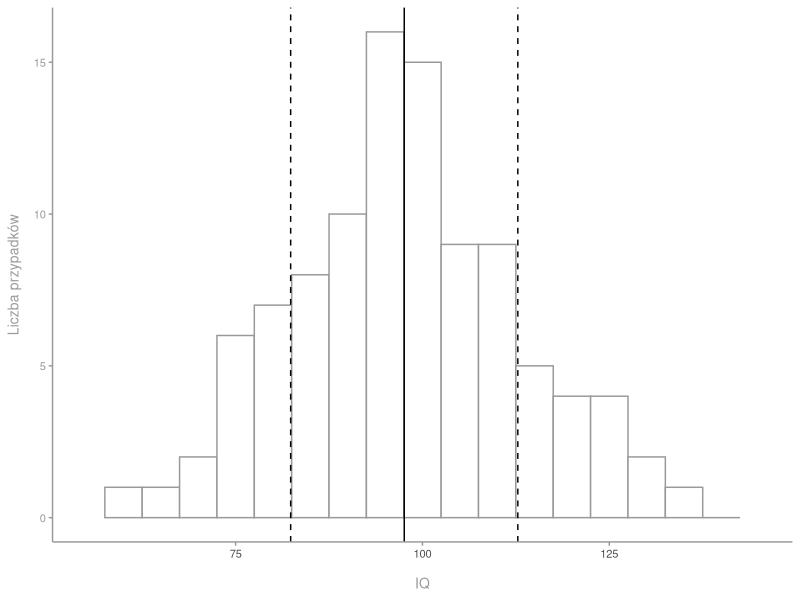
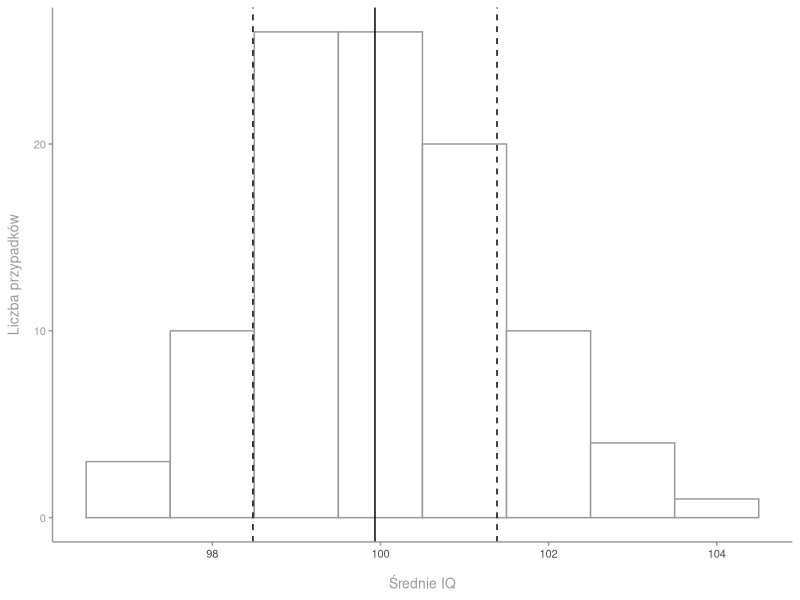
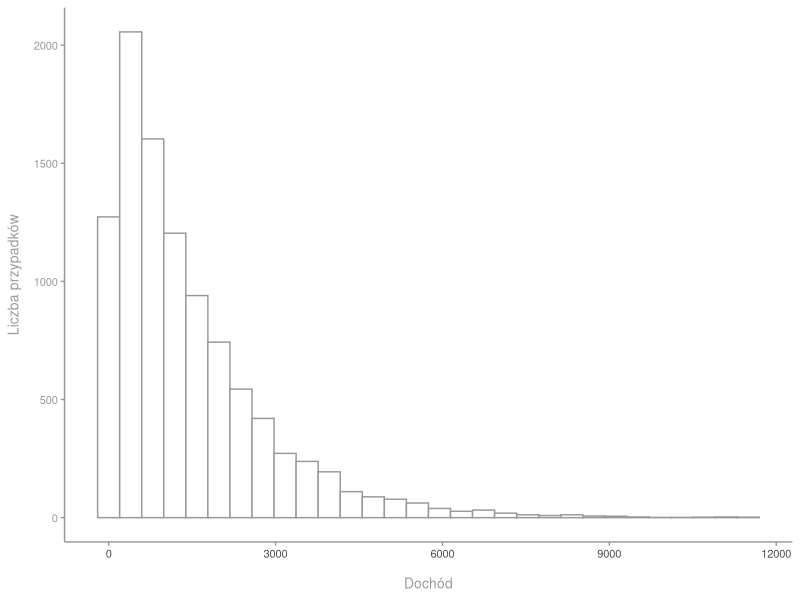
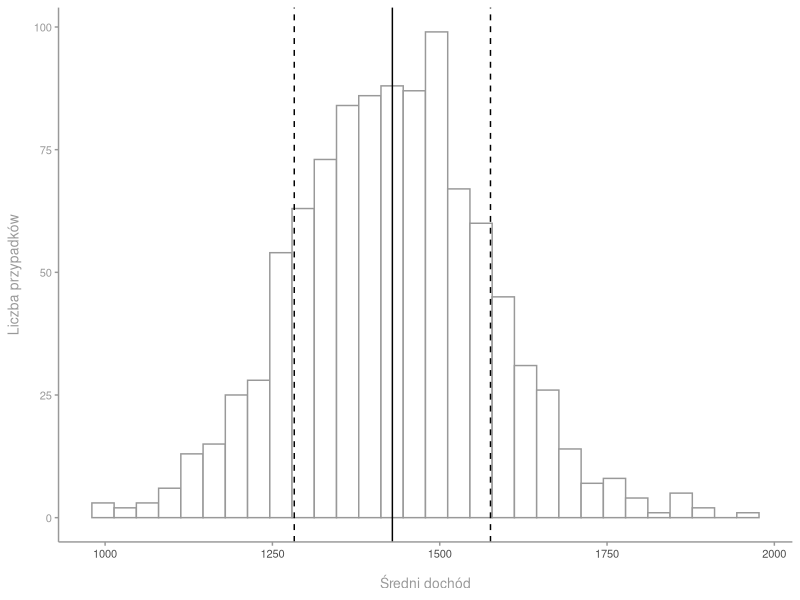

Reproduce these figures in R, in order.
## ---- chunk 1
#| label: setup
#| echo: false
#| warning: false

set.seed(2303)
library(tidyverse)
iq <- 0
while (round(mean(iq)) != 98) {
    iq <- rnorm(100, 100, 15)
}
iq <- tibble(iq = iq)

theme_main <- function(subtitle = FALSE) {
    theme(
        text = element_text(colour = "gray60"),
        panel.grid = element_blank(),
        panel.background = element_blank(),
        axis.line = element_line(colour = "gray60"),
        axis.ticks = element_line(colour = "gray60"),
        axis.text.x = element_text(colour = "gray30", size = 8),
        axis.text.y = element_text(colour = "gray60", size = 8),
        axis.title = element_text(face = "plain", size = 10),
        axis.title.x = element_text(margin = margin(t = 12)),
        axis.title.y = element_text(margin = margin(r = 8)),
        plot.caption = element_text(hjust = 0, size = 8, margin = margin(t = 12)),
        plot.caption.position = "plot",
        plot.title.position = "plot",
        plot.title = element_text(colour = "gray30", margin = if (subtitle) {
            unit(c(0, 0, 5.5, 0), "points")
        } else {
            unit(c(0, 0, 12, 0), "points")
        }),
        plot.subtitle = element_text(size = 8, margin = if (subtitle) {
            unit(c(0, 0, 12, 0), "points")
        } else {
            unit(c(0, 0, 5.5, 0), "points")
        }),
        legend.text = element_text(size = 6),
        legend.key.size = unit(12, "points"),
        legend.box.spacing = unit(0, "points")
    )
}
## ---- chunk 2
ggplot(iq, aes(iq)) +
    geom_histogram(binwidth = 5, fill = "white", colour = "gray60") +
    geom_vline(xintercept = mean(iq$iq)) +
    geom_vline(xintercept = c(mean(iq$iq) - sd(iq$iq), mean(iq$iq) + sd(iq$iq)), linetype = "dashed") +
    xlim(100 - 15 * 3, 100 + 15 * 3) +
    labs(x = "IQ", y = "Liczba przypadków") +
    theme_main()
## ---- chunk 3
iq_pop <- tibble(iq = map_dbl(1:100, \(x) mean(rnorm(100, 100, 15))))

ggplot(iq_pop, aes(iq)) +
    geom_histogram(binwidth = 1, fill = "white", colour = "gray60") +
    geom_vline(xintercept = mean(iq_pop$iq)) +
    geom_vline(xintercept = c(mean(iq_pop$iq) - sd(iq_pop$iq), mean(iq_pop$iq) + sd(iq_pop$iq)), linetype = "dashed") +
    labs(x = "Średnie IQ", y = "Liczba przypadków") +
    theme_main()
## ---- chunk 4
rexp(10000, 0.0007) %>%
    tibble(income = .) %>%
    ggplot(aes(income)) +
    geom_histogram(fill = "white", colour = "gray60") +
    labs(x = "Dochód", y = "Liczba przypadków") +
    theme_main()
## ---- chunk 5
income <- tibble(income = map_vec(1:1000, \(x) mean(rexp(100, 0.0007))))

ggplot(income, aes(income)) +
    geom_histogram(fill = "white", colour = "gray60") +
    geom_vline(xintercept = mean(income$income)) +
    geom_vline(xintercept = c(mean(income$income) - sd(income$income), mean(income$income) + sd(income$income)), linetype = "dashed") +
    labs(x = "Średni dochód", y = "Liczba przypadków") +
    theme_main()
